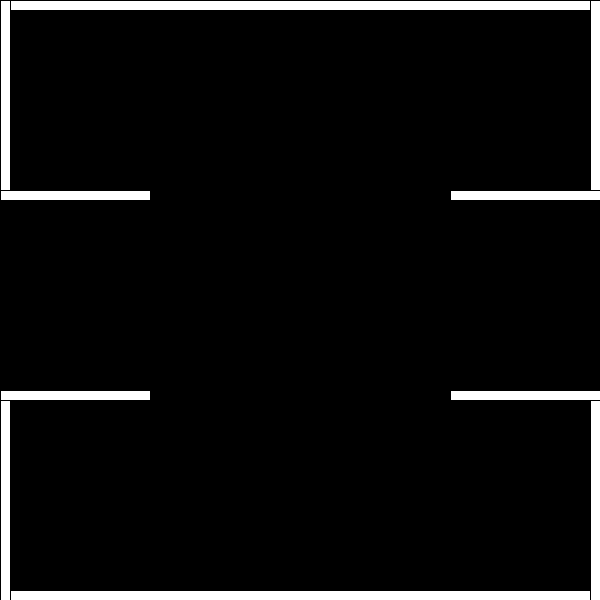
Frame 1 (no input)
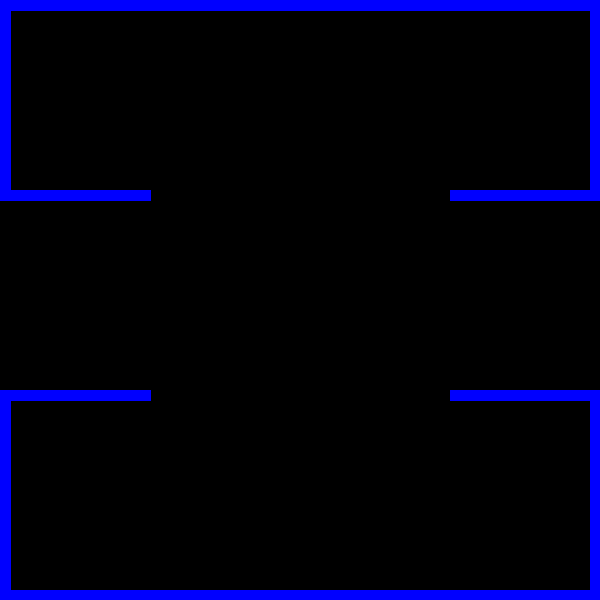
Frame 60 (the mouse pressed at the canvas centre just before this capture)
Frame 120 (the mouse held since frame 60 and released just before this capture): identical to frame 60, image omitted

The Processing sketch that drew these frames (run headless with seeded random() and noise(); from frame 60 on, the mouse is pressed at the canvas centre):

// Processing sketch: Pacman
// ── Pacman.pde
void setup(){
   size(600, 600);
}

void draw(){
  background(0);
  field();
}
void field(){
  //makes the edges of the field
  rect(0, 0, width, 10);//top edge
  rect(0, 0, 10, height/3);//top left edge
  rect(width-10, 0, 10, height/3);//top right edge
  rect(0, height-10, width, height);//bottom edge
  rect(0, height, 10, -height/3);//bottom left edge
  rect(width-10, height, 10, -height/3);//bottom right edge
  
  rect(0, height/3, width/4, -10);//top left intrusion
  rect(0, 2*(height/3), width/4, -10);//botton left intrusion
  rect(width, height/3, -width/4, -10);//top right intrusion
  rect(width, 2*(height/3), -width/4, -10);//bottom right intrusion
  
  stroke(0,0,255);  
  fill(0,0,255);
}
